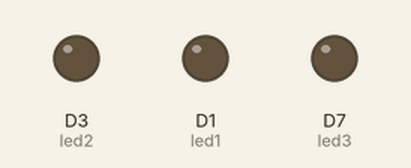
A program run on a simulated ESP8266 (NodeMCU). Parts: output pins drawn as LEDs (lit = HIGH). WiFi joins after 1.5 s; servers stay silent unless stated; the Firebase database answers and starts empty; what the program prints to the serial monitor is not drawn.

Above: at 1.72 s.
Timing chart, 0 to 3.5 s (numbered marks = the images above):
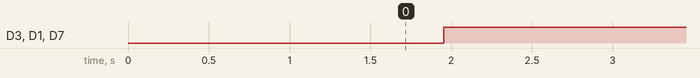

The program:

main.cpp
```cpp
// #include <Arduino.h>
#if defined(ESP32)
#include <WiFi.h>
#elif defined(ESP8266)
#include <ESP8266WiFi.h>
#include <ESP8266WebServer.h>
#endif
#include <Firebase_ESP_Client.h>
#include <ESP8266HTTPClient.h>
#include <ArduinoJson.h>
#include <Adafruit_GFX.h>
#include <HttpClient.h>

// Provide the token generation process info.
#include "addons/TokenHelper.h"
// Provide the RTDB payload printing info and other helper functions.
#include "addons/RTDBHelper.h"

// Insert your network credentials
#define WIFI_SSID "Redmi Note 8 Pro"
#define WIFI_PASSWORD "123456789"

// Insert Firebase project API Key
#define API_KEY "AIzaSyAm6iQzjDz1E7S-GqrqX0X2Ajt03fQnI54"

// Insert RTDB URLefine the RTDB URL */
#define DATABASE_URL "https://arduinotest-4702d-default-rtdb.europe-west1.firebasedatabase.app/"

// Define Firebase Data object
FirebaseData fbdo;
FirebaseAuth auth;
FirebaseConfig config;

unsigned long sendDataPrevMillis = 0;
int count = 0;
bool signupOK = false;

ESP8266WebServer server(3000);

//leds init
int led1 = D1;
int led2 = D3;
int led3 = D7; // LED 3 is not used in this case but is defined

// == FIREBASE AND TESTING == //

void setup()
{
  Serial.begin(115200);
  WiFi.begin(WIFI_SSID, WIFI_PASSWORD);
  Serial.print("Connecting to Wi-Fi");
  while (WiFi.status() != WL_CONNECTED)
  {
    Serial.print(".");
    delay(300);
  }
  Serial.println();
  Serial.print("Connected with IP: ");
  Serial.println(WiFi.localIP());
  Serial.println();

  /* Assign the api key (required) */
  config.api_key = API_KEY;

  /* Assign the RTDB URL (required) */
  config.database_url = DATABASE_URL;

  /* Sign up */
  if (Firebase.signUp(&config, &auth, "", ""))
  {
    Serial.println("ok");
    signupOK = true;
  }
  else
  {
    Serial.printf("%s\n", config.signer.signupError.message.c_str());
  }

  /* Assign the callback function for the long running token generation task */
  config.token_status_callback = tokenStatusCallback; // see addons/TokenHelper.h

  Firebase.begin(&config, &auth);
  Firebase.reconnectWiFi(true);
  //setup pins where leds are connected
  pinMode(led1, OUTPUT);
  pinMode(led2, OUTPUT);
  pinMode(led3, OUTPUT);
}

void loop()
{
  if (Firebase.ready() && signupOK && (millis() - sendDataPrevMillis > 7000 || sendDataPrevMillis == 0))
  {
    sendDataPrevMillis = millis();

    // Read status from Firebase
    Firebase.RTDB.getBool(&fbdo, "LED/led_1/turnedOn");
    boolean led_1 = fbdo.boolData();
    Firebase.RTDB.getBool(&fbdo, "LED/led_2/turnedOn");
    boolean led_2 = fbdo.boolData();
    Firebase.RTDB.getBool(&fbdo, "LED/led_3/turnedOn");
    boolean led_3 = fbdo.boolData();

    //Log led status
    Serial.println("LED_1:" + String(led_1));
    Serial.println("LED_2:" + String(led_2));
    Serial.println("LED_3:" + String(led_3));

    //Toggle LED lights
    digitalWrite(led1, led_1 ? LOW : HIGH);
    digitalWrite(led2, led_2 ? LOW : HIGH);
    digitalWrite(led3, led_3 ? LOW : HIGH);
  }
}
```

Measured:
- by itself, D3 (led2), D1 (led1), D7 (led3): LOW → HIGH at 2.0 s
